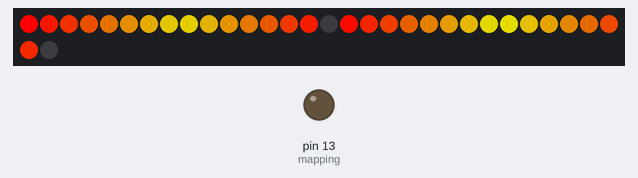
The sketch below on a simulated Arduino Uno, built with avr-gcc and run on an emulated ATmega328P. Parts: 32 RGB LEDs in strip order, left to right, continuing on the next row, output pins drawn as LEDs (lit = HIGH).

Above: at 0.01 s.
At 0.54 s:
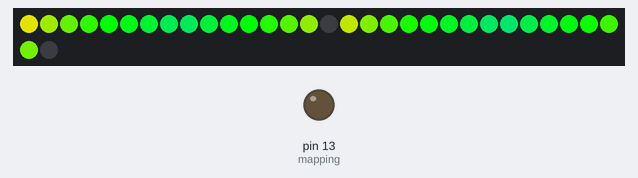
At 1.19 s:
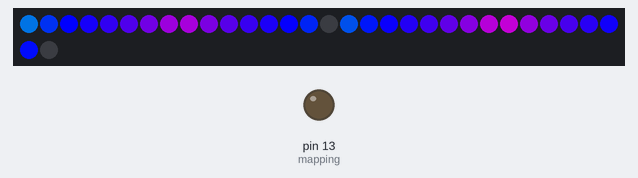
At 1.85 s:
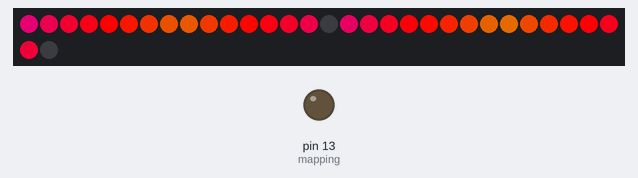
At 2.51 s:
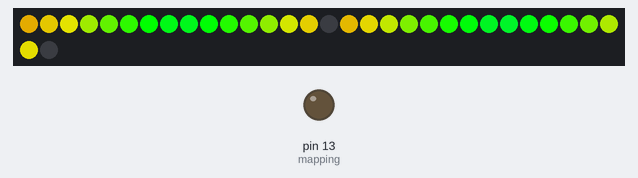

The sketch:

pyramid-wtf.ino
```cpp
#include <FastLED.h>

const int N_LEDS = 32;
CRGB led[N_LEDS];
int hue = 0;
int mapping[] = {
   0,  1,  2,  3,  4,  5,  6,  7,
  -1, 14, 13, 12, 11, 10,  9,  8,
  16, 17, 18, 19, 20, 21, 22, 23,
  -1, 30, 29, 28, 27, 26, 25, 24
};
int N_SIDES = 4;
int SIDE_LENGTH = 8;

// the setup function runs once when you press reset or power the board
void setup() {
  // initialize digital pin 13 as an output.
  pinMode(13, OUTPUT);
  pinMode(6, OUTPUT);

  // Set uninitialised LEDs to a faint grey
  memset8(led, 255, N_LEDS * sizeof(CRGB));
//  for (int i=0; i<N_LEDS; i++) {
//    led[i] = CRGB::Blue;
//  }

  const int output_pin = 6;
  FastLED.addLeds<WS2812B, output_pin, GRB>(led, N_LEDS).setCorrection(TypicalSMD5050);
  FastLED.clear();
  FastLED.show();

}

void loop(){
  for (int j=0; j<N_SIDES; j++) {
    for (int i=0; i<SIDE_LENGTH; i++) {
      int idx = mapping[j*SIDE_LENGTH + i];
      if (idx == -1) {
        continue;
      }
      led[idx] = CHSV(hue + 8*i, 255, 255);
    }
    hue += 2;
  }
  //hue++;
  FastLED.show();
  delay(64);
}
// 256 / 4 = 64 / 4 = 16
```

Measured:
- by itself, everything shown: repeats every 2.1 s, in 32 steps
